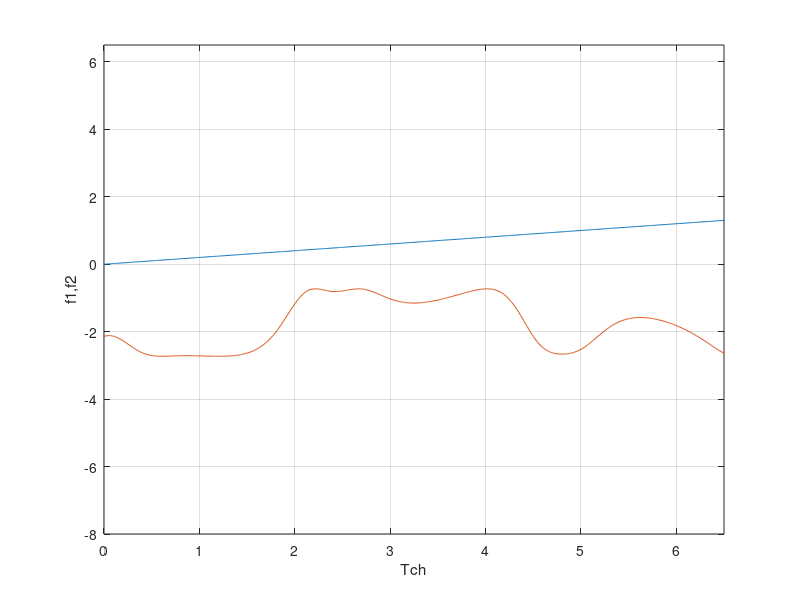

The MATLAB script that drew this image:
clc 
clear all
close all

alfa=0.2;
Peh=2.5;
Tch=0:0.01:10;


for i=1:size(Tch,2)
    T_Delta_j(1,i)=alfa*Tch(1,i);
    E_ch(1,i)=-1*(sin(Tch(1,i)+exp(cos(sqrt(7)*Tch(1,i))))+1.73);% Tem que estar invertida para minimizar as duas
    %f3(1,i)= T_Delta_j(1,i)-E_ch(1,i);
end

plot(Tch,T_Delta_j);
hold on
grid on
axis([0,6.5,-8,6.5])
xlabel('Tch');
ylabel('f1,f2');
plot(Tch,E_ch);
%plot(Tch,f3);